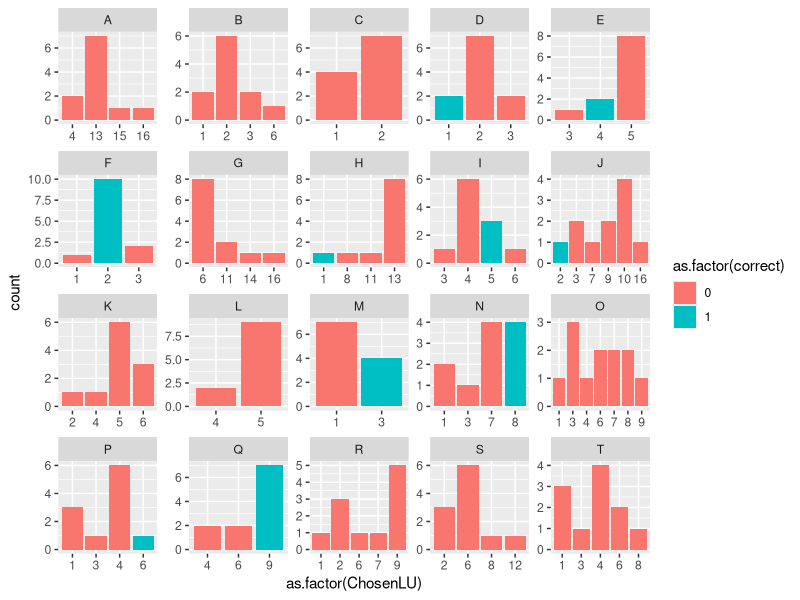

This chart was generated by the following R code:
# analyzing results of mini-experiment 

#setwd("GGExperimentApr28")

library(readxl)
library(dplyr)
library(magrittr)
response <- read_excel("responses_GGExpApr28.xlsx")
response %<>% mutate(correct = as.numeric(Answer == ChosenLU))
response %>% group_by(Respondent) %>% 
  dplyr::summarise(perc_right = sum(na.omit(correct))/20)

library(ggplot2)

print(ggplot(data = response, aes(x = as.factor(ChosenLU), fill = as.factor(correct))) + 
  geom_bar() +
  facet_wrap(~Lineup, scales = 'free'))

print(response %>% group_by(Lineup) %>%
  dplyr::summarise(perc_guessed = sum(na.omit(correct))/11, tot_resp = length(unique(ChosenLU)))
)
